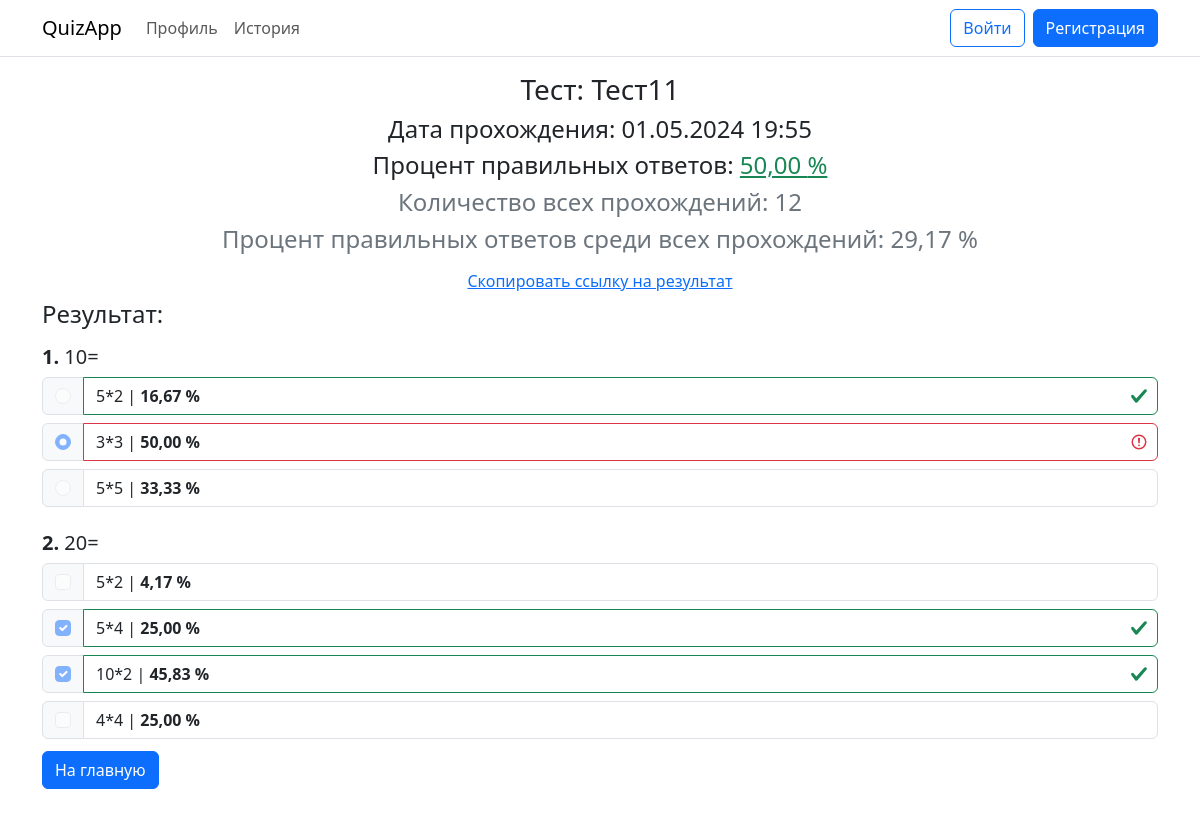
The app's page /result/7918d490b9f941fa8b0f2443a977039d/, older data.
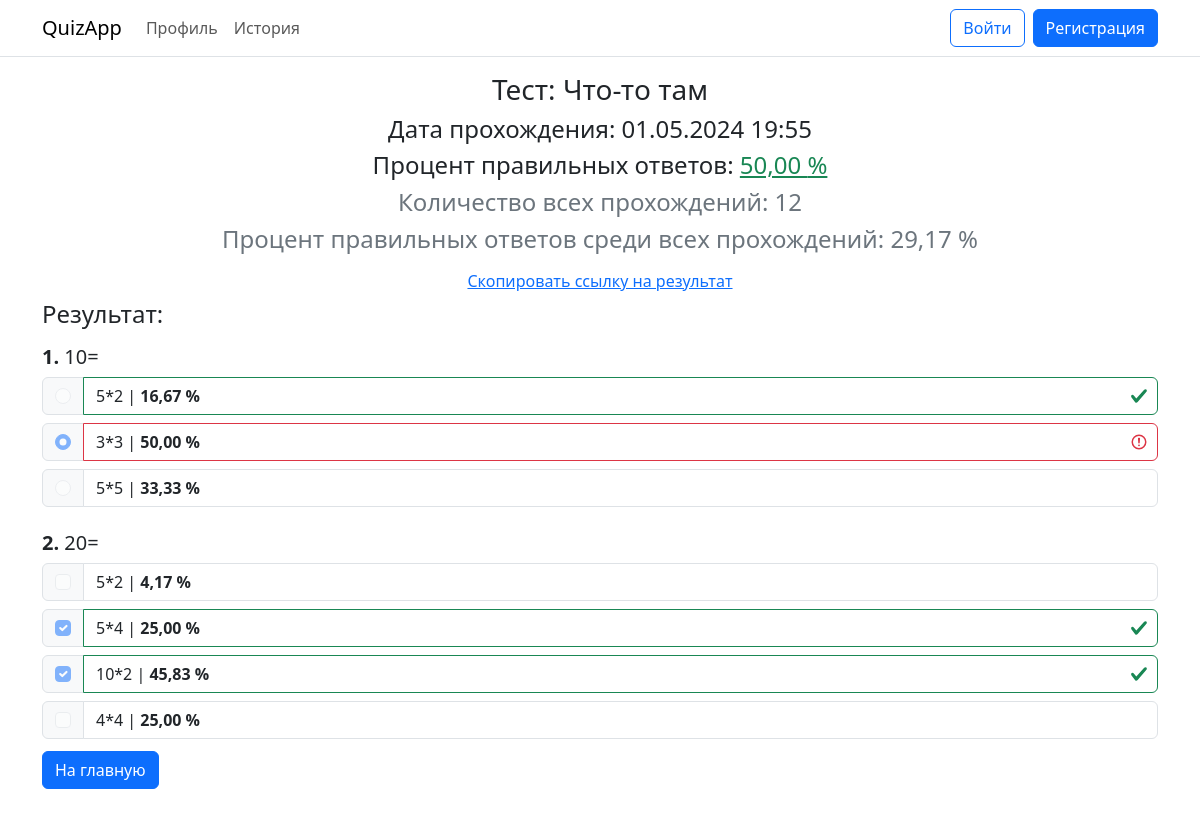
The same page, newer data.
### Web/models.py (models this page shows)
class Test(models.Model):
    tags = models.ManyToManyField(Tags)
    user = models.ForeignKey(User, on_delete = models.CASCADE)
    title = models.CharField(max_length = 200, default = "")
    description = models.CharField(max_length = 2000, default = "")
    is_published = models.BooleanField(default = False)
    published_at = models.DateField(default = datetime.date.today())
    created_at = models.DateField(default = datetime.date.today())
    pass_rate = models.IntegerField(default = 0)

class UserAnswers(models.Model):
    id = models.CharField(max_length = 32, primary_key = True)
    test = models.ForeignKey(Test, on_delete = models.CASCADE)
    stage = models.IntegerField(default = 0)
    user_id = models.IntegerField(default = -1)
    correct_answers = models.FloatField(default = 0)
    correct_answer_rate = models.FloatField(default = 0)
    finished_at = models.DateTimeField(default = datetime.datetime.today())
    is_finished = models.BooleanField(default = False)

class Question(models.Model):
    test = models.ForeignKey(Test, on_delete = models.CASCADE)
    issue = models.CharField(max_length = 1000)
    choice_type = models.IntegerField(default = 0)
    image = models.ImageField(blank = True)

class SingleChoiceAnswers(models.Model):
    single_choice = models.ForeignKey(SingleChoice, on_delete = models.CASCADE)
    count = models.IntegerField(default = 0)
    text = models.CharField(max_length = 100)

class MultipleChoiceAnswers(models.Model):
    multiple_choice = models.ForeignKey(MultipleChoice, on_delete = models.CASCADE)
    text = models.CharField(max_length = 100)
    count = models.IntegerField(default = 0)
    is_correct = models.BooleanField(default = False)

### Web/views.py (the view)
# urls.py: path("result/<unique_id>/", web.result),
@cache_page(5 * 60)
def result(request, unique_id):
    try:
        user_answer = UserAnswers.objects.get(id = unique_id, is_finished = True)
        test = Test.objects.get(id = user_answer.test_id)
        questions = test.question_set.all()
        results = user_answer.questionresult_set.all()
        total_user_answers = UserAnswers.objects.filter(test_id = test.id, is_finished = True)
        total_user_answers_count = total_user_answers.count()
        current_question = 0
        questions_list = list()
        for result in results:
            question = questions[current_question]
            answers = list()
            if question.choice_type == 0:
                question_answers = question.singlechoice.singlechoiceanswers_set.all()
                for answer in question_answers:
                    answers.append((answer.text,
                                    result.singlechoiceresult.chose == answer.id,
                                    question.singlechoice.correct_answer == answer.id,
                                    get_average_for_single(total_user_answers_count, question, answer.id)))
            else:
                question_answers = question.multiplechoice.multiplechoiceanswers_set.all()
                for answer in question_answers:
                    chose_answer = result.multiplechoiceresult.multiplechoiceanswersresult_set.filter(chose = answer.id).exists()
                    answers.append((answer.text,
                                    chose_answer,
                                    answer.is_correct,
                                    get_average_for_multiple(question, answer.id)))
            questions_list.append((question.issue, question.image, answers, question.choice_type))
            current_question += 1
        correct_rate_all = get_average_all(total_user_answers)
        context = { "title": test.title,
                    "id": user_answer.id,
                    "finished_at": user_answer.finished_at,
                    "count": total_user_answers_count,
                    "questions": questions_list,
                    "correct_rate_all": correct_rate_all,
                    "correct": user_answer.correct_answer_rate,
                    "username": request.user.username }
        return render(request, "Web/result.html", context)
    except UserAnswers.DoesNotExist:
        return redirect("/error")

### Web/helpers.py (called while the page is built)
def get_average_all(total_user_answers):
    total_user_answers_count = total_user_answers.count()
    if total_user_answers_count == 0:
        return 0
    correct_rate_all = 0
    for answer in total_user_answers:
        correct_rate_all += answer.correct_answer_rate
    return correct_rate_all / total_user_answers_count

def get_average_for_single(total_user_answers_count, question, answer_id):
    answer = question.singlechoice.singlechoiceanswers_set.get(id = answer_id)
    if total_user_answers_count == 0:
        return 0
    else:
        return answer.count * 100 / total_user_answers_count

def get_average_for_multiple(question, answer_id):
    total = question.multiplechoice.total_count
    answer = question.multiplechoice.multiplechoiceanswers_set.get(id = answer_id)
    if total == 0:
        return 0
    else:
        return answer.count * 100 / total

### templates/Web/result.html (shortened to what this page needs)
{% extends "Web/base.html" %}
{% block auth %}{% include "Web/log_navbar.html" %}{% endblock auth %}
{% block content %}
    <h3 class="text-center">Тест: {{ title }}</h3>
    <h4 class="text-center">Дата прохождения: {{ finished_at|date:"d.m.Y H:i" }}</h4>
    {% if correct >= 50.0 %}
    <h4 class="text-center">Процент правильных ответов: <u id="right-perc">{{ correct|floatformat:2 }} %</u></h4>
    {% else %}
    <h4 class="text-center">Процент правильных ответов: <u id="wrong-perc">{{ correct|floatformat:2 }} %</u></h4>
    {% endif %}
    <h4 class="text-center text-secondary">Количество всех прохождений: {{ count }}</h4>
    <h4 class="text-center text-secondary">Процент правильных ответов среди всех прохождений: {{ correct_rate_all|floatformat:2 }} %</h4>
    <div class="text-center">
        <button class="btn btn-link" onclick="copyLink()">Скопировать ссылку на результат</button>
    </div>
    <h4>Результат:</h4>
    {% for issue, image, answers, choice_type in questions %}
    <div class="mt-3 row">
        <div class="col">
            <h5><b>{{ forloop.counter }}.</b> {{ issue }}</h5>
                {% for answer, chose, is_correct, average in answers %}
                <div class="input-group mb-2">
                    <div class="input-group-text">
                        <input class="form-check-input mt-0" type="{{ choice_type|yesno:'checkbox,radio'}}" disabled
                        {% if chose %}
                        checked
                        {% endif %}
                        />
                    </div>
                    <label class="
                    form-control
                    {% if is_correct %}
                    is-valid
                    {% elif chose %}
                    is-invalid
                    {% endif %}">{{ answer }} | <b>{{ average|floatformat:2 }} %</b></label>
                </div>
                {% endfor %}
        </div>
    </div>
    {% endfor %}
    <a href="/" class="btn btn-primary mt-1 mb-5">На главную<a/>
{% endblock content %}

### templates/Web/base.html (shortened to what this page needs)
{% load static %}
<!DOCTYPE html>
<html style="scroll-behavior: auto;">
<head>
    <link rel="stylesheet" href="{% static 'bootstrap/css/bootstrap.min.css' %}">
    <link rel="stylesheet" href="{% static 'Web/css/default.css' %}">
</head>
<body>
    <nav class="navbar navbar-expand-md border-bottom">
        <div class="container">
            <a class="navbar-brand" href="/">QuizApp</a>
            <div class="collapse navbar-collapse" id="navbarCollapse">
            <ul class="navbar-nav me-auto mb-2 mb-md-0">
                <li class="nav-item">
                    <a class="nav-link" href="/profile">Профиль</a>
                </li>
                <li class="nav-item">
                    <a class="nav-link" href="/history">История</a>
                </li>
            </ul>
            <form class="d-flex">
                {% block auth %} {% endblock auth %}
            </form>
            </div>
        </div>
    </nav>
    <div class="container mt-3">
        {% block content %} {% endblock content %}
    </div>
</body>
</html>

### templates/Web/log_navbar.html
{% if username %}
<a class="btn btn-light me-2" href="/profile">{{ username }}</button>
<a class="btn btn-outline-danger" href="/logout">Выйти</a>
{% else %}
<a class="btn btn-outline-primary me-2" href="/login">Войти</a>
<a class="btn btn-primary" href="/register">Регистрация</a>
{% endif %}

### static/Web/css/default.css (style rules this page uses)
#right-perc { color:#198754; }

Row changes from the older to the newer data that the page shows:
changed Test: title "Тест11" → "Что-то там"
